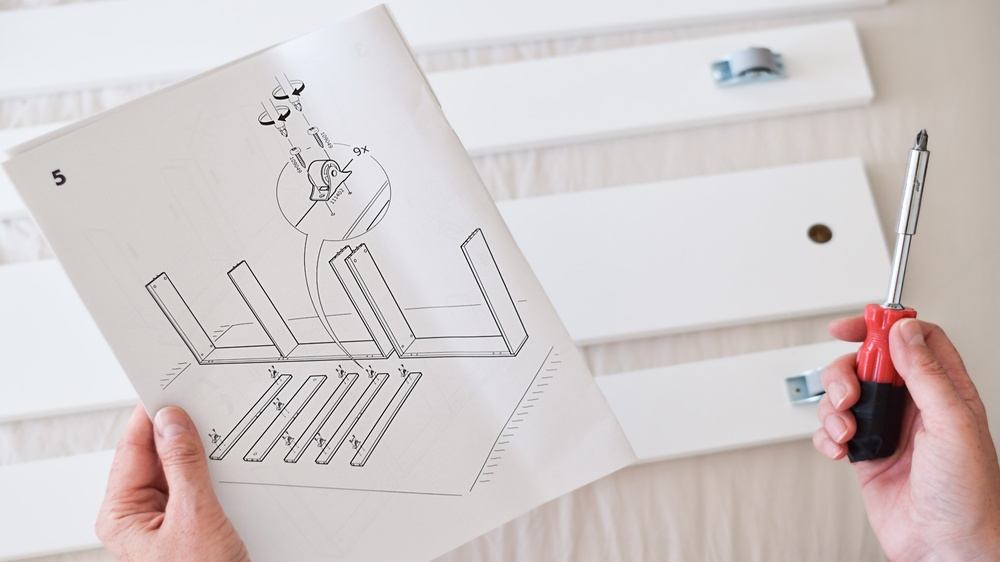
#> input picture VC - Mod02/VC_M2A2 - Correspondências de Características/1.jpeg, 1000 x 562 px, shrunk from 1920 x 1080 before the run
$ jupyter execute 'M2A2 - Correspondências de Características.ipynb'   (shell and % lines are left out)
#> lines starting #> are read from the running program, lines starting #| are printed output that depends on the picture
# M2A2 - Correspondências de Características

Na aula de hoje vamos aprender como fazer convoluções utilizando [OpenCV](https://opencv.org/).

Esse notebook está estruturado da seguinte forma.

- Introdução
- Extração de Características
- Correspodências de Características
- Próximos passos
- Atividade Complementares

## Introdução

Instalação para os que ainda não possuem a biblioteca instalada.

Importar as bibliotecas e Ler Imagens do Disco

[cell 1]
import numpy as np
import matplotlib.pyplot as plt
import cv2

[cell 2]
# TODO Atualize o path da imagens.
image_1 = cv2.imread("./1.jpeg")
#> image_1 is the input picture: shape (562, 1000, 3); mean B, G, R 202.9, 203, 210.8
image_2 = cv2.imread("./2.jpeg")
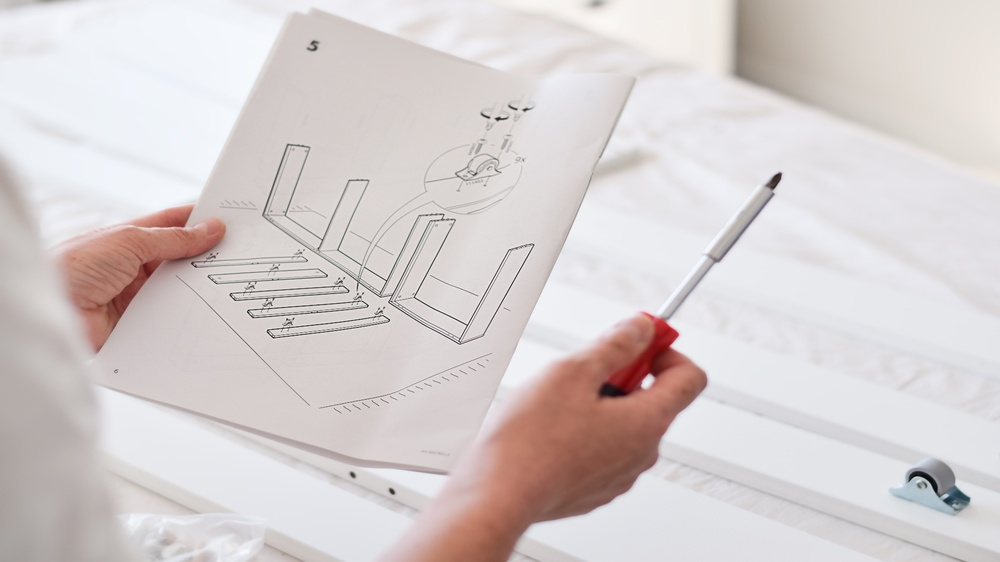
#> input picture VC - Mod02/VC_M2A2 - Correspondências de Características/2.jpeg, 1000 x 562 px, shrunk from 1920 x 1080 before the run
#> image_2 is the input picture: shape (562, 1000, 3); mean B, G, R 207.3, 207.5, 215

fig, axes = plt.subplots(nrows=1, ncols=2, figsize=(10, 8))
axes[0].imshow(cv2.cvtColor(image_1, cv2.COLOR_BGR2RGB))
axes[1].imshow(cv2.cvtColor(image_2, cv2.COLOR_BGR2RGB))
plt.show()
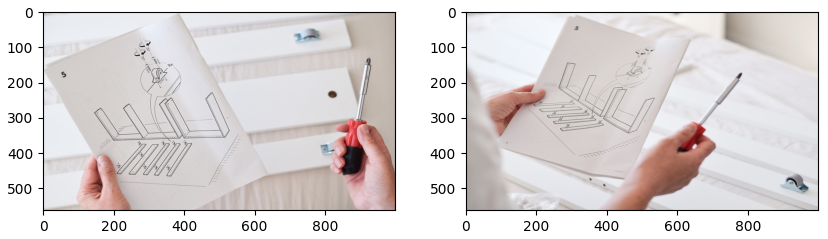
#> figure drawn by matplotlib, 2 panels

## Extração de Características

Vamos extrair características utilizando o ORB.

[cell 3]
# Criando o detector do ORB.
orb = cv2.ORB_create()

# Detectando os keypoints nas imagens.
kp1, des1 = orb.detectAndCompute(image_1,None)
#> kp1 = 500 keypoints; strongest (x, y, size): (282, 119, 37.2), (287, 96, 31), (300, 92, 31), (273, 122, 31)
kp2, des2 = orb.detectAndCompute(image_2,None)
#> kp2 = 500 keypoints; strongest (x, y, size): (465, 324, 31), (779, 174, 31), (778, 174, 44.6), (467, 325, 31)

# Visualização de keypoints.
image_1_kp = cv2.drawKeypoints(image_1, kp1, None, flags=cv2.DRAW_MATCHES_FLAGS_DRAW_RICH_KEYPOINTS)
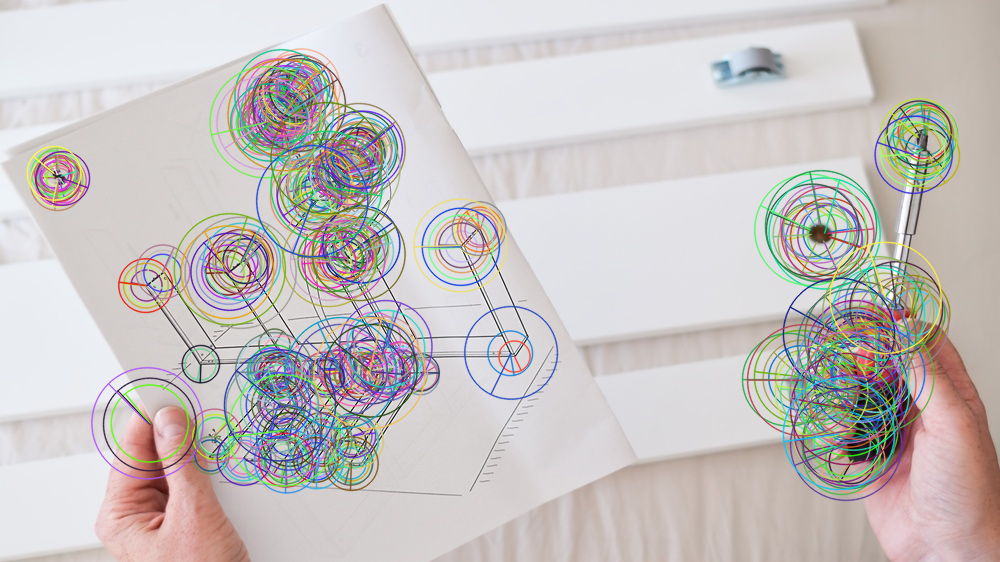
#> image_1_kp: shape (562, 1000, 3); mean B, G, R 193.8, 195.1, 199.9
image_2_kp = cv2.drawKeypoints(image_2, kp2, None, flags=cv2.DRAW_MATCHES_FLAGS_DRAW_RICH_KEYPOINTS)
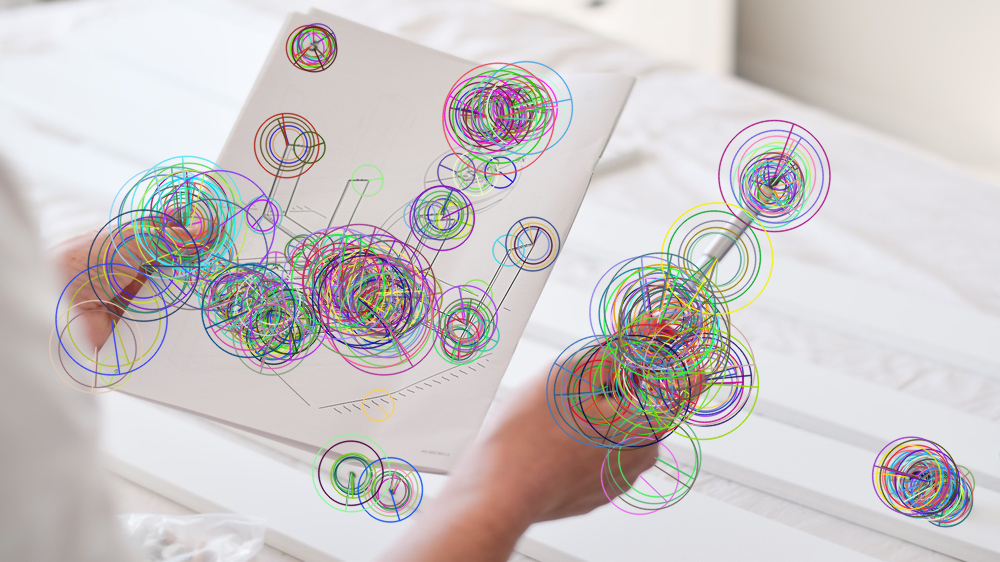
#> image_2_kp: shape (562, 1000, 3); mean B, G, R 199.5, 199.4, 204.9


fig, axes = plt.subplots(nrows=1, ncols=2, figsize=(10, 8))
axes[0].imshow(cv2.cvtColor(image_1_kp, cv2.COLOR_BGR2RGB))
axes[1].imshow(cv2.cvtColor(image_2_kp, cv2.COLOR_BGR2RGB))
plt.show()
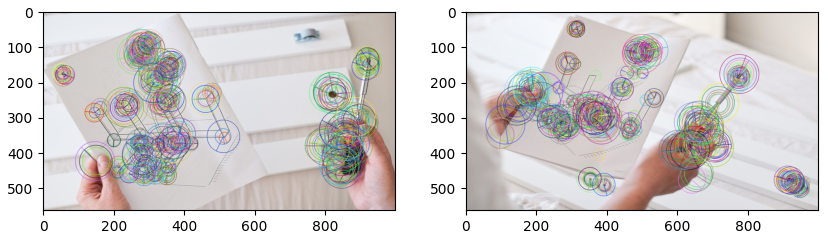
#> figure drawn by matplotlib, 2 panels

## Correspodências de Características

Vamos comparar todos os keypoints de ambas as imagens e encontrar correspodências entre essas imagens.

[cell 4]
# Criando o matcher de força bruta.
bf = cv2.BFMatcher(cv2.NORM_HAMMING, crossCheck=True)

# Realizando o matching entre os descritores.
matches = bf.match(des1,des2)
#> matches = 146 matches

# Ordenando os matches com menor distância.
matches = sorted(matches, key = lambda x:x.distance)

# Desenhar os 5 matches mais próximos.
num = 5
image_matches = cv2.drawMatches(cv2.cvtColor(image_1, cv2.COLOR_BGR2RGB), kp1, cv2.cvtColor(image_2, cv2.COLOR_BGR2RGB), kp2, matches[:num], None, flags=cv2.DrawMatchesFlags_NOT_DRAW_SINGLE_POINTS)
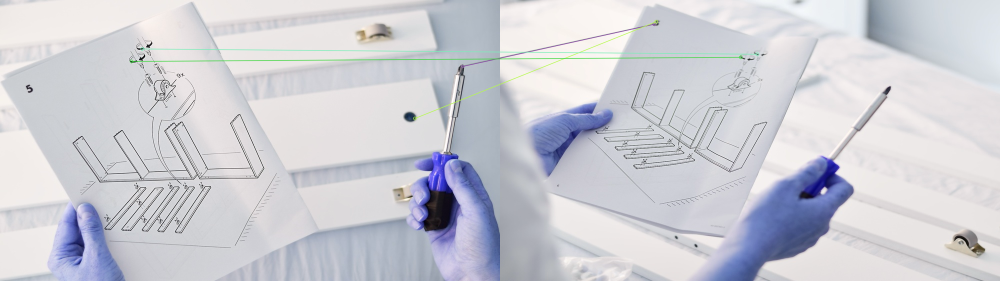
#> image_matches: shape (562, 2000, 3) (shown at 1/2 size); mean B, G, R 212.4, 205.2, 204.6

plt.imshow(image_matches)

## Próximos Passos e Referências

Nas próximas práticas iremos começar a utilizar modelos de aprendizado profundo, espero vocês lá.

Uma lista não exaustiva de referências segue:

- https://opencv.org/
- https://docs.opencv.org/4.x/dc/dc3/tutorial_py_matcher.html
- https://learnopencv.com/blogs/
- https://pyimagesearch.com/

## Atividades Complementares (Opicional)

- [ ] Rode a prática com outro conjunto de imanges.
- [ ] É possível utilizar outros descritores, por exemplo o SIFT?

## Testando com SIFT

[cell 5]
bf_sift = cv2.BFMatcher(cv2.NORM_L2, crossCheck=True)
sift = cv2.SIFT_create()

kpt1_sift, dsc1_sift = sift.detectAndCompute(image_1, None)
#> kpt1_sift = 408 keypoints; strongest (x, y, size): (287, 97, 2.5), (272, 122, 2.5), (296, 92, 4.4), (282, 118, 4.4)
kpt2_sift, dsc2_sift = sift.detectAndCompute(image_2, None)
#> kpt2_sift = 271 keypoints; strongest (x, y, size): (776, 179, 7), (498, 119, 2.9), (392, 491, 3.7), (525, 110, 2.6)

matches_sift = bf_sift.match(dsc1_sift, dsc2_sift)
#> matches_sift = 110 matches
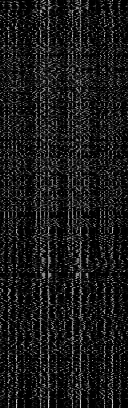
#> dsc1_sift: shape (408, 128) float32; min 0, max 210, mean 25.3

matches_sift = sorted(matches_sift, key = lambda x:x.distance)

num = 5
image_matches_sift = cv2.drawMatches(cv2.cvtColor(image_1, cv2.COLOR_BGR2RGB), kpt1_sift, cv2.cvtColor(image_2, cv2.COLOR_BGR2RGB), kpt2_sift, matches_sift[:num], None, flags=cv2.DrawMatchesFlags_NOT_DRAW_SINGLE_POINTS)
plt.imshow(image_matches_sift)
